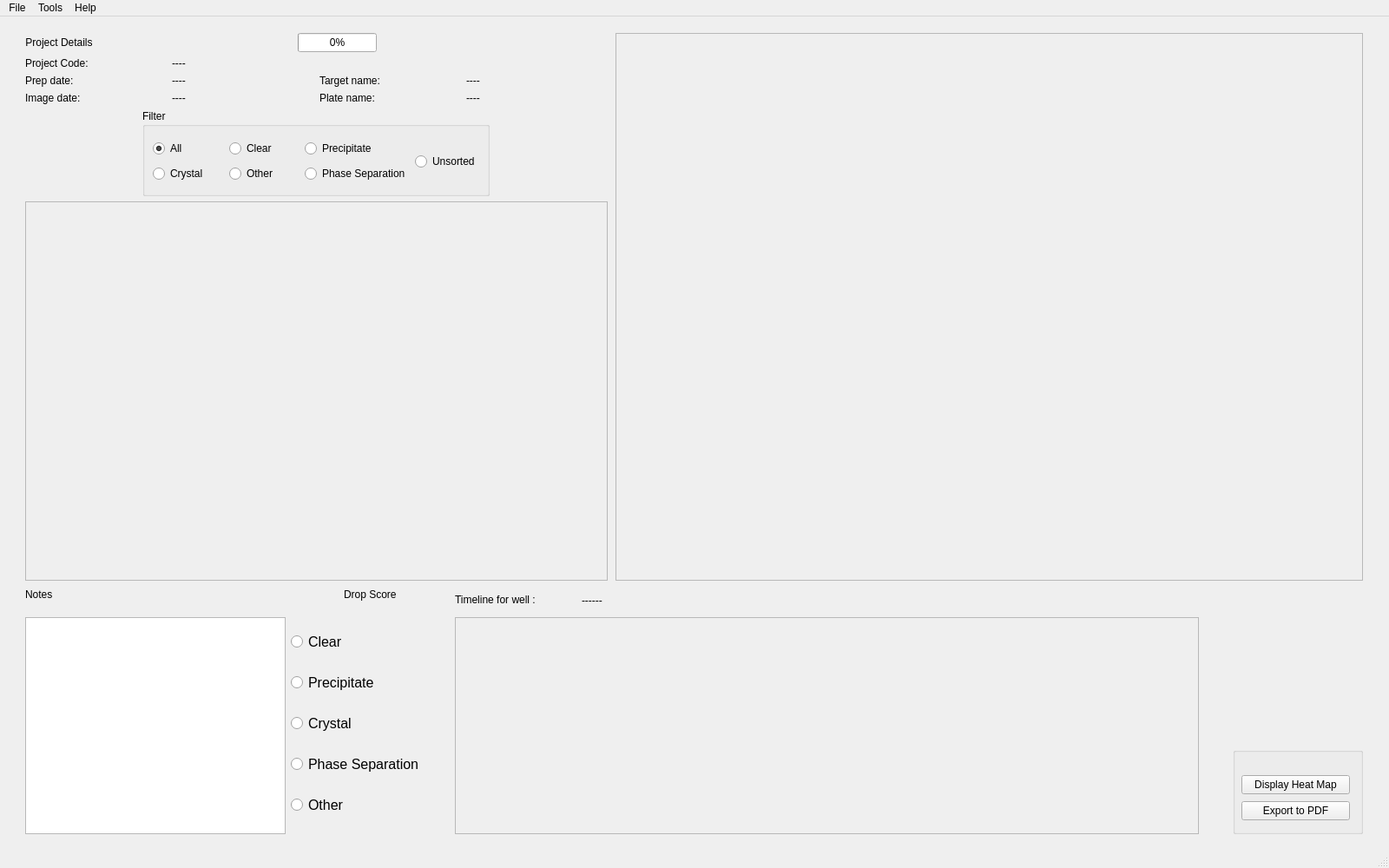
<?xml version="1.0" encoding="UTF-8"?>
<ui version="4.0">
 <class>MainWindow</class>
 <widget class="QMainWindow" name="MainWindow">
  <property name="enabled">
   <bool>true</bool>
  </property>
  <property name="geometry">
   <rect>
    <x>0</x>
    <y>0</y>
    <width>1600</width>
    <height>1000</height>
   </rect>
  </property>
  <property name="windowTitle">
   <string>AMi Image Analysis for LCPB AMi version x.x.x</string>
  </property>
  <widget class="QWidget" name="centralwidget">
   <layout class="QHBoxLayout" name="horizontalLayout">
    <item>
     <widget class="QFrame" name="verticalFrame">
      <property name="minimumSize">
       <size>
        <width>300</width>
        <height>0</height>
       </size>
      </property>
      <property name="autoFillBackground">
       <bool>true</bool>
      </property>
      <widget class="QWidget" name="gridLayoutWidget">
       <property name="geometry">
        <rect>
         <x>20</x>
         <y>10</y>
         <width>671</width>
         <height>631</height>
        </rect>
       </property>
       <layout class="QGridLayout" name="gridLayout">
        <item row="1" column="0">
         <layout class="QGridLayout" name="gridLayout_3">
          <item row="2" column="1">
           <widget class="QLabel" name="PrepDate">
            <property name="text">
             <string>----</string>
            </property>
           </widget>
          </item>
          <item row="1" column="1">
           <widget class="QLabel" name="ProjectCode">
            <property name="text">
             <string>----</string>
            </property>
           </widget>
          </item>
          <item row="1" column="0">
           <widget class="QLabel" name="label_8">
            <property name="text">
             <string>Project Code: </string>
            </property>
           </widget>
          </item>
          <item row="2" column="2">
           <widget class="QLabel" name="label_7">
            <property name="text">
             <string>Target name: </string>
            </property>
           </widget>
          </item>
          <item row="3" column="0">
           <widget class="QLabel" name="label_6">
            <property name="text">
             <string>Image date: </string>
            </property>
           </widget>
          </item>
          <item row="2" column="3">
           <widget class="QLabel" name="TargetName">
            <property name="text">
             <string>----</string>
            </property>
           </widget>
          </item>
          <item row="3" column="1">
           <widget class="QLabel" name="ImageDate">
            <property name="text">
             <string>----</string>
            </property>
           </widget>
          </item>
          <item row="3" column="2">
           <widget class="QLabel" name="label_9">
            <property name="text">
             <string>Plate name: </string>
            </property>
           </widget>
          </item>
          <item row="3" column="3">
           <widget class="QLabel" name="PlateName">
            <property name="text">
             <string>----</string>
            </property>
           </widget>
          </item>
          <item row="2" column="0">
           <widget class="QLabel" name="label_10">
            <property name="text">
             <string>Prep date: </string>
            </property>
           </widget>
          </item>
         </layout>
        </item>
        <item row="3" column="0">
         <widget class="QScrollArea" name="scrollAreaPlate">
          <property name="sizePolicy">
           <sizepolicy hsizetype="Expanding" vsizetype="Expanding">
            <horstretch>0</horstretch>
            <verstretch>0</verstretch>
           </sizepolicy>
          </property>
          <property name="mouseTracking">
           <bool>true</bool>
          </property>
          <property name="widgetResizable">
           <bool>true</bool>
          </property>
          <widget class="QWidget" name="scrollAreaPlateContent">
           <property name="geometry">
            <rect>
             <x>0</x>
             <y>0</y>
             <width>667</width>
             <height>417</height>
            </rect>
           </property>
          </widget>
         </widget>
        </item>
        <item row="2" column="0" alignment="Qt::AlignHCenter">
         <widget class="QGroupBox" name="FilterBox">
          <property name="enabled">
           <bool>true</bool>
          </property>
          <property name="sizePolicy">
           <sizepolicy hsizetype="Preferred" vsizetype="Fixed">
            <horstretch>0</horstretch>
            <verstretch>0</verstretch>
           </sizepolicy>
          </property>
          <property name="minimumSize">
           <size>
            <width>400</width>
            <height>100</height>
           </size>
          </property>
          <property name="maximumSize">
           <size>
            <width>600</width>
            <height>100</height>
           </size>
          </property>
          <property name="autoFillBackground">
           <bool>false</bool>
          </property>
          <property name="title">
           <string>Filter</string>
          </property>
          <property name="flat">
           <bool>false</bool>
          </property>
          <property name="checkable">
           <bool>false</bool>
          </property>
          <widget class="QWidget" name="layoutWidget">
           <property name="geometry">
            <rect>
             <x>12</x>
             <y>32</y>
             <width>384</width>
             <height>56</height>
            </rect>
           </property>
           <layout class="QHBoxLayout" name="horizontalLayout_2">
            <item>
             <layout class="QVBoxLayout" name="verticalLayout">
              <item>
               <widget class="QRadioButton" name="radioButton_All">
                <property name="text">
                 <string>All</string>
                </property>
                <property name="checked">
                 <bool>true</bool>
                </property>
               </widget>
              </item>
              <item>
               <widget class="QRadioButton" name="radioButton_Crystal">
                <property name="text">
                 <string>Crystal</string>
                </property>
               </widget>
              </item>
             </layout>
            </item>
            <item>
             <layout class="QVBoxLayout" name="verticalLayout_2">
              <item>
               <widget class="QRadioButton" name="radioButton_Clear">
                <property name="text">
                 <string>Clear</string>
                </property>
               </widget>
              </item>
              <item>
               <widget class="QRadioButton" name="radioButton_Other">
                <property name="text">
                 <string>Other</string>
                </property>
               </widget>
              </item>
             </layout>
            </item>
            <item>
             <layout class="QVBoxLayout" name="verticalLayout_3">
              <item>
               <widget class="QRadioButton" name="radioButton_Precipitate">
                <property name="text">
                 <string>Precipitate</string>
                </property>
               </widget>
              </item>
              <item>
               <widget class="QRadioButton" name="radioButton_PhaseSep">
                <property name="text">
                 <string>Phase Separation</string>
                </property>
               </widget>
              </item>
             </layout>
            </item>
            <item>
             <widget class="QRadioButton" name="radioButton_Unsorted">
              <property name="text">
               <string>Unsorted</string>
              </property>
             </widget>
            </item>
           </layout>
          </widget>
         </widget>
        </item>
        <item row="0" column="0">
         <layout class="QHBoxLayout" name="horizontalLayout_4">
          <property name="rightMargin">
           <number>50</number>
          </property>
          <item alignment="Qt::AlignLeft">
           <widget class="QLabel" name="label_ProjectDetails">
            <property name="sizePolicy">
             <sizepolicy hsizetype="Preferred" vsizetype="Fixed">
              <horstretch>0</horstretch>
              <verstretch>0</verstretch>
             </sizepolicy>
            </property>
            <property name="maximumSize">
             <size>
              <width>16777215</width>
              <height>20</height>
             </size>
            </property>
            <property name="text">
             <string>Project Details</string>
            </property>
            <property name="alignment">
             <set>Qt::AlignCenter</set>
            </property>
           </widget>
          </item>
          <item alignment="Qt::AlignLeft">
           <widget class="QProgressBar" name="progressBar">
            <property name="sizePolicy">
             <sizepolicy hsizetype="Fixed" vsizetype="Fixed">
              <horstretch>0</horstretch>
              <verstretch>0</verstretch>
             </sizepolicy>
            </property>
            <property name="value">
             <number>0</number>
            </property>
           </widget>
          </item>
         </layout>
        </item>
       </layout>
      </widget>
      <widget class="QWidget" name="gridLayoutWidget_2">
       <property name="geometry">
        <rect>
         <x>20</x>
         <y>650</y>
         <width>1541</width>
         <height>283</height>
        </rect>
       </property>
       <layout class="QGridLayout" name="gridLayout_2">
        <property name="horizontalSpacing">
         <number>6</number>
        </property>
        <item row="1" column="2">
         <widget class="QScrollArea" name="scrollArea_Timeline">
          <property name="enabled">
           <bool>true</bool>
          </property>
          <property name="sizePolicy">
           <sizepolicy hsizetype="Maximum" vsizetype="Fixed">
            <horstretch>0</horstretch>
            <verstretch>0</verstretch>
           </sizepolicy>
          </property>
          <property name="minimumSize">
           <size>
            <width>857</width>
            <height>250</height>
           </size>
          </property>
          <property name="maximumSize">
           <size>
            <width>16777215</width>
            <height>16777215</height>
           </size>
          </property>
          <property name="baseSize">
           <size>
            <width>400</width>
            <height>250</height>
           </size>
          </property>
          <property name="widgetResizable">
           <bool>true</bool>
          </property>
          <widget class="QWidget" name="scrollAreaWidgetContents">
           <property name="geometry">
            <rect>
             <x>0</x>
             <y>0</y>
             <width>855</width>
             <height>248</height>
            </rect>
           </property>
          </widget>
         </widget>
        </item>
        <item row="0" column="0" alignment="Qt::AlignLeft|Qt::AlignTop">
         <widget class="QLabel" name="label_2">
          <property name="sizePolicy">
           <sizepolicy hsizetype="Fixed" vsizetype="Fixed">
            <horstretch>0</horstretch>
            <verstretch>0</verstretch>
           </sizepolicy>
          </property>
          <property name="minimumSize">
           <size>
            <width>38</width>
            <height>0</height>
           </size>
          </property>
          <property name="maximumSize">
           <size>
            <width>50</width>
            <height>20</height>
           </size>
          </property>
          <property name="text">
           <string>Notes</string>
          </property>
         </widget>
        </item>
        <item row="0" column="1" alignment="Qt::AlignHCenter|Qt::AlignTop">
         <widget class="QLabel" name="label_4">
          <property name="sizePolicy">
           <sizepolicy hsizetype="Fixed" vsizetype="Fixed">
            <horstretch>0</horstretch>
            <verstretch>0</verstretch>
           </sizepolicy>
          </property>
          <property name="minimumSize">
           <size>
            <width>50</width>
            <height>0</height>
           </size>
          </property>
          <property name="maximumSize">
           <size>
            <width>16777215</width>
            <height>16777215</height>
           </size>
          </property>
          <property name="text">
           <string>Drop Score</string>
          </property>
         </widget>
        </item>
        <item row="1" column="0" alignment="Qt::AlignLeft">
         <widget class="QPlainTextEdit" name="Notes_TextEdit">
          <property name="enabled">
           <bool>true</bool>
          </property>
          <property name="sizePolicy">
           <sizepolicy hsizetype="Maximum" vsizetype="Fixed">
            <horstretch>0</horstretch>
            <verstretch>0</verstretch>
           </sizepolicy>
          </property>
          <property name="minimumSize">
           <size>
            <width>300</width>
            <height>250</height>
           </size>
          </property>
          <property name="maximumSize">
           <size>
            <width>16777215</width>
            <height>300</height>
           </size>
          </property>
          <property name="baseSize">
           <size>
            <width>100</width>
            <height>0</height>
           </size>
          </property>
          <property name="whatsThis">
           <string/>
          </property>
          <property name="accessibleDescription">
           <string/>
          </property>
          <property name="autoFillBackground">
           <bool>false</bool>
          </property>
         </widget>
        </item>
        <item row="1" column="3" alignment="Qt::AlignRight|Qt::AlignBottom">
         <widget class="QGroupBox" name="groupBox">
          <property name="sizePolicy">
           <sizepolicy hsizetype="Fixed" vsizetype="Fixed">
            <horstretch>0</horstretch>
            <verstretch>0</verstretch>
           </sizepolicy>
          </property>
          <property name="minimumSize">
           <size>
            <width>150</width>
            <height>100</height>
           </size>
          </property>
          <property name="maximumSize">
           <size>
            <width>16777215</width>
            <height>16777215</height>
           </size>
          </property>
          <property name="baseSize">
           <size>
            <width>150</width>
            <height>0</height>
           </size>
          </property>
          <property name="title">
           <string/>
          </property>
          <widget class="QWidget" name="layoutWidget">
           <property name="geometry">
            <rect>
             <x>10</x>
             <y>30</y>
             <width>125</width>
             <height>58</height>
            </rect>
           </property>
           <layout class="QVBoxLayout" name="verticalLayout_5">
            <item>
             <widget class="QPushButton" name="pushButton_DisplayHeatMap">
              <property name="text">
               <string>Display Heat Map</string>
              </property>
             </widget>
            </item>
            <item>
             <widget class="QPushButton" name="pushButton_ExportToPDF">
              <property name="text">
               <string>Export to PDF</string>
              </property>
             </widget>
            </item>
           </layout>
          </widget>
         </widget>
        </item>
        <item row="1" column="1">
         <layout class="QVBoxLayout" name="Scoring_Layout">
          <item>
           <widget class="QRadioButton" name="radioButton_ScoreClear">
            <property name="font">
             <font>
              <pointsize>12</pointsize>
             </font>
            </property>
            <property name="autoFillBackground">
             <bool>false</bool>
            </property>
            <property name="text">
             <string>Clear</string>
            </property>
           </widget>
          </item>
          <item>
           <widget class="QRadioButton" name="radioButton_ScorePrecipitate">
            <property name="font">
             <font>
              <pointsize>12</pointsize>
             </font>
            </property>
            <property name="text">
             <string>Precipitate</string>
            </property>
           </widget>
          </item>
          <item>
           <widget class="QRadioButton" name="radioButton_ScoreCrystal">
            <property name="font">
             <font>
              <pointsize>12</pointsize>
             </font>
            </property>
            <property name="text">
             <string>Crystal</string>
            </property>
           </widget>
          </item>
          <item>
           <widget class="QRadioButton" name="radioButton_ScorePhaseSep">
            <property name="font">
             <font>
              <pointsize>12</pointsize>
             </font>
            </property>
            <property name="text">
             <string>Phase Separation</string>
            </property>
           </widget>
          </item>
          <item>
           <widget class="QRadioButton" name="radioButton_ScoreOther">
            <property name="font">
             <font>
              <pointsize>12</pointsize>
             </font>
            </property>
            <property name="text">
             <string>Other</string>
            </property>
           </widget>
          </item>
         </layout>
        </item>
        <item row="0" column="2">
         <layout class="QHBoxLayout" name="horizontalLayout_3">
          <item>
           <widget class="QLabel" name="label_Timeline">
            <property name="minimumSize">
             <size>
              <width>121</width>
              <height>20</height>
             </size>
            </property>
            <property name="maximumSize">
             <size>
              <width>140</width>
              <height>20</height>
             </size>
            </property>
            <property name="text">
             <string>Timeline for well :</string>
            </property>
           </widget>
          </item>
          <item>
           <widget class="QLabel" name="label_CurrentWell">
            <property name="text">
             <string>------</string>
            </property>
           </widget>
          </item>
         </layout>
        </item>
       </layout>
      </widget>
      <widget class="QScrollArea" name="ImageViewer">
       <property name="geometry">
        <rect>
         <x>700</x>
         <y>10</y>
         <width>861</width>
         <height>631</height>
        </rect>
       </property>
       <property name="widgetResizable">
        <bool>true</bool>
       </property>
       <widget class="QWidget" name="scrollAreaWidgetContents_3">
        <property name="geometry">
         <rect>
          <x>0</x>
          <y>0</y>
          <width>859</width>
          <height>629</height>
         </rect>
        </property>
       </widget>
      </widget>
     </widget>
    </item>
   </layout>
  </widget>
  <widget class="QStatusBar" name="statusbar"/>
  <widget class="QMenuBar" name="menuBar">
   <property name="geometry">
    <rect>
     <x>0</x>
     <y>0</y>
     <width>1600</width>
     <height>22</height>
    </rect>
   </property>
   <widget class="QMenu" name="menuFile">
    <property name="title">
     <string>File</string>
    </property>
    <addaction name="openFile"/>
    <addaction name="openDir"/>
    <addaction name="actionQuit_2"/>
   </widget>
   <widget class="QMenu" name="menuDisplay_Heat_Map">
    <property name="title">
     <string>Tools</string>
    </property>
    <addaction name="actionAutomated_Annotation_MARCO"/>
    <addaction name="actionCalculate_Statistics"/>
    <addaction name="actionDisplay_Heat_Map"/>
    <addaction name="actionExport_to_PDF"/>
   </widget>
   <widget class="QMenu" name="menuHelp">
    <property name="title">
     <string>Help</string>
    </property>
    <addaction name="actionShortcuts"/>
    <addaction name="actionAbout"/>
   </widget>
   <addaction name="menuFile"/>
   <addaction name="menuDisplay_Heat_Map"/>
   <addaction name="menuHelp"/>
  </widget>
  <action name="openFile">
   <property name="text">
    <string>Open File</string>
   </property>
   <property name="statusTip">
    <string extracomment="Open a file"/>
   </property>
   <property name="shortcut">
    <string>Ctrl+O</string>
   </property>
  </action>
  <action name="actionQuit">
   <property name="text">
    <string>Quit</string>
   </property>
  </action>
  <action name="openDir">
   <property name="text">
    <string>Open Directory</string>
   </property>
   <property name="shortcut">
    <string>Ctrl+D</string>
   </property>
  </action>
  <action name="actionQuit_2">
   <property name="text">
    <string>Quit</string>
   </property>
   <property name="shortcut">
    <string>Ctrl+Q</string>
   </property>
  </action>
  <action name="actionDisplay_Heat_Map">
   <property name="text">
    <string>Display Heat Map</string>
   </property>
  </action>
  <action name="actionExport_to_PDF">
   <property name="text">
    <string>Export to PDF</string>
   </property>
  </action>
  <action name="actionCalculate_Statistics">
   <property name="text">
    <string>Calculate Statistics</string>
   </property>
  </action>
  <action name="actionShortcuts">
   <property name="text">
    <string>Shortcuts</string>
   </property>
  </action>
  <action name="actionAbout">
   <property name="text">
    <string>About</string>
   </property>
  </action>
  <action name="actionAutomated_Annotation_MARCO">
   <property name="text">
    <string>Automated Annotation (MARCO)</string>
   </property>
  </action>
 </widget>
 <resources/>
 <connections/>
</ui>
